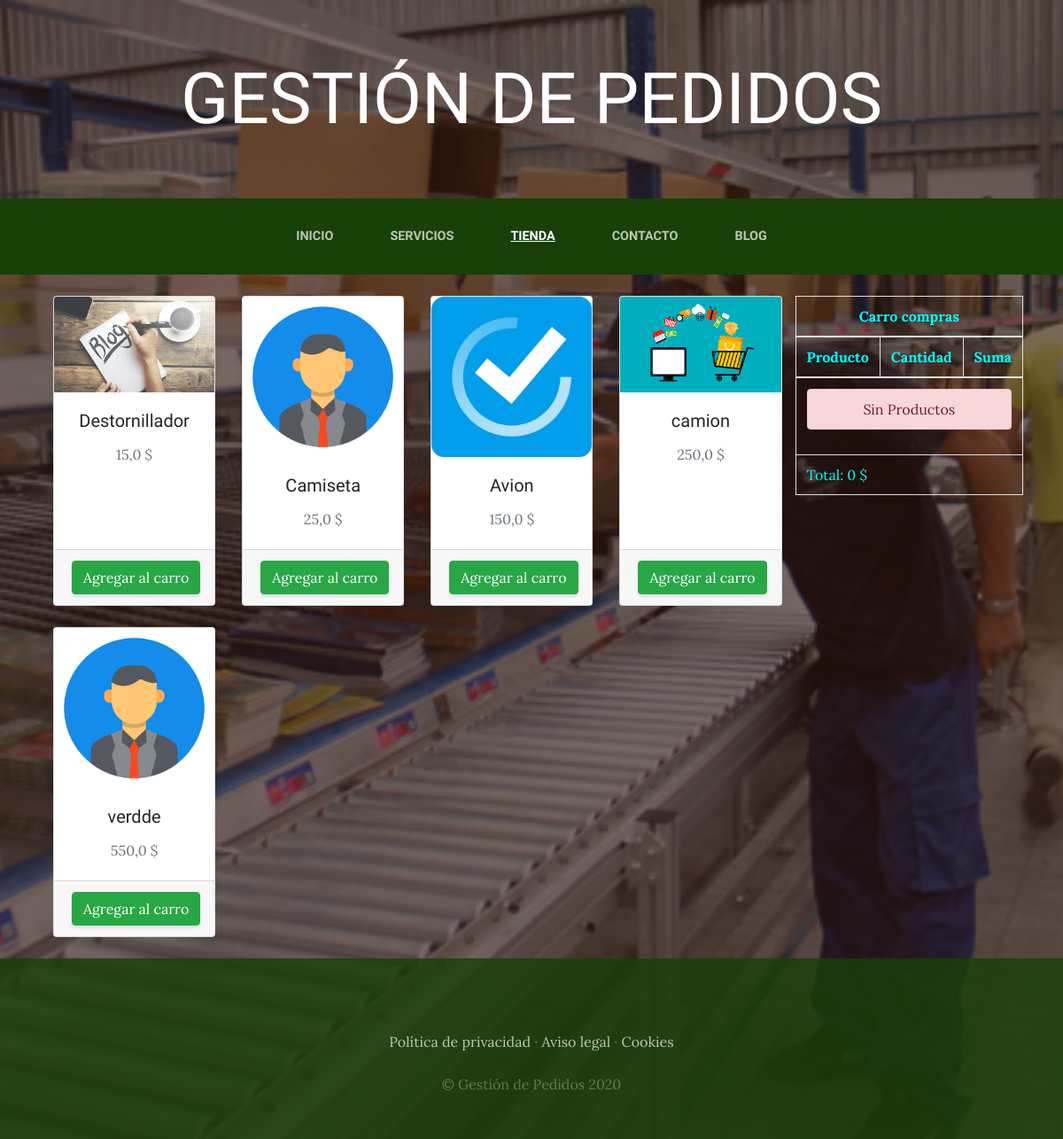
The app's page /tienda/ with its own data.
### tienda/models.py (models this page shows, shortened)
class Producto(models.Model):
    nombre=models.CharField(max_length=50)
    categorias=models.ForeignKey(CategoriaProd,on_delete=models.CASCADE)
    imagen=models.ImageField(upload_to="tienda",null=True,blank=True)
    precio=models.FloatField()
    disponibilidad=models.BooleanField(default=True)
    created=models.DateField(auto_now_add=True)
    updated=models.DateField(auto_now_add=True)
    class Meta:
        verbose_name="Producto"
        verbose_name_plural="Productos"

### tienda/views.py (the view)
# urls.py: path('tienda/', include('tienda.urls')),
def tienda(request):
    productos=Producto.objects.all()
    return render(request, "tienda/tienda.html",{"productos":productos})

### carro/context_processor.py (called while the page is built)
def importe_total_carro(request):
    total = 0
    if request.user.is_authenticated:
        if 'carro' in request.session:      #  <---
            for key, value in request.session["carro"].items():
                total = total + (float(value["precio"])*value["cantidad"])
    return {"importe_total_carro":total}

### tienda/templates/tienda/tienda.html
{% extends "ProyectoWebApp/base.html" %}
{% load static %}
{% block content %}
<div class="container mt-4">
    <div style="float: right ;">
        {% include "carro/widget.html" %}
    </div>
    <div class="row">
        {% for producto in productos %}
        <div class="col-md-3 mb-4">
            <div class="card h-100 shadow-sm">
                <img src="{{ producto.imagen.url }}" class="card-img-top" alt="{{ producto.nombre }}">
                <div class="card-body text-center">
                    <h5 class="card-title">{{ producto.nombre }}</h5>
                    <p class="card-text text-muted">{{ producto.precio}} $</p>
                </div>
                <div class="card-footer text-center">
                    <a href="{% url 'carro:agregar' producto.id %}" class="btn btn-success">Agregar al carro</a>
                </div>
            </div>
        </div>
        {% endfor %}
    </div>
</div>
{% endblock content %}

### ProyectoWebApp/static/ProyectoWebApp/css/gestion.css (style rules this page uses)
body { font-family: 'Lora'; background: linear-gradient(rgba(47, 23, 15, 0.65), rgba(47, 23, 15, 0.65)), url("../img/bg_main.jpg"); background-attachment: fixed; background-position: center; background-size: cover; }
h1, h2, h3, h4, h5, h6 { font-family: 'Raleway'; }
p { line-height: 1.75; }
.btn { box-shadow: 0px 3px 3px 0px rgba(33, 37, 41, 0.1); }

### records on screen
Producto: imagen (picture), nombre "Destornillador", precio "15,0"
Producto: imagen (placeholder picture), nombre "Camiseta", precio "25,0"
Producto: imagen (picture), nombre "Avion", precio "150,0"
Producto: imagen (picture), nombre "camion", precio "250,0"
Producto: imagen (picture), nombre "verdde", precio "550,0"

### other values on screen
{{ importe_total_carro }} "0"
